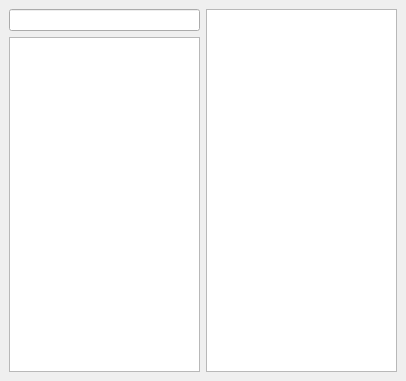
<?xml version="1.0" encoding="UTF-8"?>
<ui version="4.0">
 <class>MainWindow</class>
 <widget class="QMainWindow" name="MainWindow">
  <property name="geometry">
   <rect>
    <x>0</x>
    <y>0</y>
    <width>406</width>
    <height>381</height>
   </rect>
  </property>
  <property name="windowTitle">
   <string>Shrek</string>
  </property>
  <widget class="QWidget" name="centralwidget">
   <layout class="QHBoxLayout" name="horizontalLayout_2">
    <item>
     <layout class="QVBoxLayout" name="verticalLayout_2">
      <item>
       <widget class="QLineEdit" name="lineEdit"/>
      </item>
      <item>
       <widget class="QListWidget" name="listWidget"/>
      </item>
     </layout>
    </item>
    <item>
     <widget class="QPlainTextEdit" name="plainTextEdit">
      <property name="plainText">
       <string/>
      </property>
     </widget>
    </item>
   </layout>
  </widget>
 </widget>
 <resources/>
 <connections/>
</ui>
